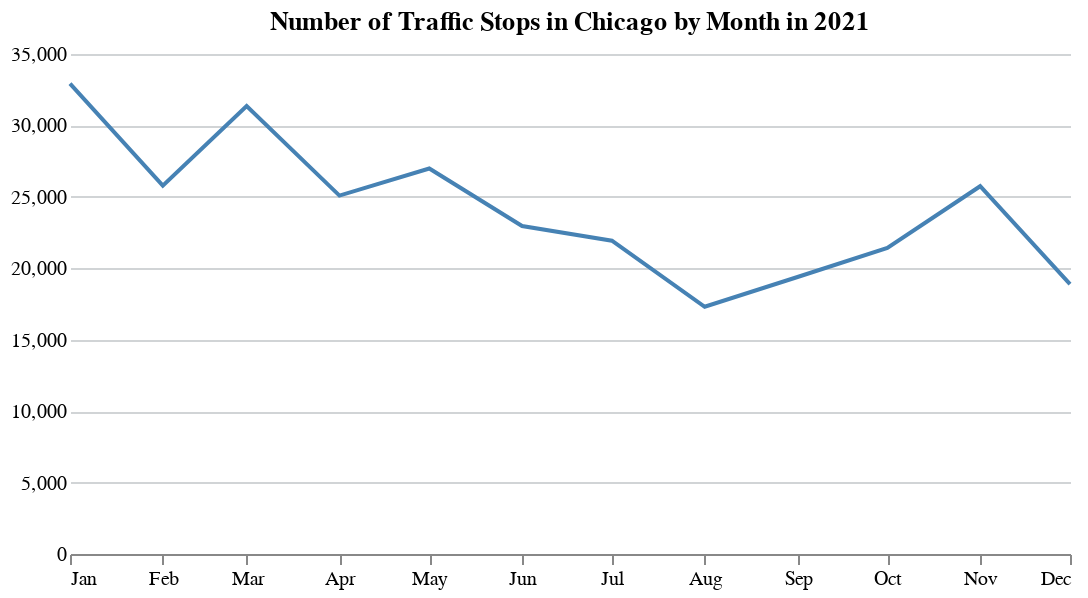

The notebook cell saved with this chart:
### Code cell
alt.Chart(month_count, title="Number of Traffic Stops in Chicago by Month in 2021").mark_line(color='steelblue').encode(  
		    	  x = alt.X('MONTH:T', title='', axis=alt.Axis(format='%b', grid =False)),  
	        	y = alt.Y('COUNT', title='', axis=alt.Axis(domain = False, ticks = False, grid = True, 
                                                     gridColor = "#D1D4D6", gridWidth = 1)),
         ).configure_axis(
      grid=False
  ).configure_view(
      strokeWidth=0
  ).properties(width=500, height=250,
          #     title=alt.TitleParams(     # This works but at the cost of sacrificing the title
     #   [' ', 'Source: 2021 Illinois Department ofTransportation', ' Traffic and Pedestrian Stop Study (IDOT-ITPSS)'],
    #    baseline='bottom',
     #   orient='bottom',
    #    anchor='end',
     #   fontWeight='normal',
    #    fontSize=10
  #  )
               )

#chart = add_footer_to_plot(chart, "Source: Illinois Department ofTransportation Traffic and Pedestrian Stop Study")
#chart

### Figure 1 — Vega-Lite specification as saved in the notebook (floating-point values rounded to 4 significant figures)
{"config": {"view": {"continuousWidth": 400, "continuousHeight": 300, "strokeWidth": 0}, "axis": {"grid": false}}, "data": {"name": "data-28281762f9618dc8b850980f26fc7749"}, "mark": {"type": "line", "color": "steelblue"}, "encoding": {"x": {"axis": {"format": "%b", "grid": false}, "field": "MONTH", "title": "", "type": "temporal"}, "y": {"axis": {"domain": false, "grid": true, "gridColor": "#D1D4D6", "gridWidth": 1, "ticks": false}, "field": "COUNT", "title": "", "type": "quantitative"}}, "height": 250, "title": "Number of Traffic Stops in Chicago by Month in 2021", "width": 500, "$schema": "https://vega.github.io/schema/vega-lite/v4.17.0.json", "datasets": {"data-28281762f9618dc8b850980f26fc7749": [{"MONTH": "1", "COUNT": 32924, "MONTH_NAME": "Jan"}, {"MONTH": "2", "COUNT": 25789, "MONTH_NAME": "Feb"}, {"MONTH": "3", "COUNT": 31356, "MONTH_NAME": "Mar"}, {"MONTH": "4", "COUNT": 25089, "MONTH_NAME": "Apr"}, {"MONTH": "5", "COUNT": 26983, "MONTH_NAME": "May"}, {"MONTH": "6", "COUNT": 22958, "MONTH_NAME": "Jun"}, {"MONTH": "7", "COUNT": 21929, "MONTH_NAME": "Jul"}, {"MONTH": "8", "COUNT": 17307, "MONTH_NAME": "Aug"}, {"MONTH": "9", "COUNT": 19388, "MONTH_NAME": "Sep"}, {"MONTH": "10", "COUNT": 21421, "MONTH_NAME": "Oct"}, {"MONTH": "11", "COUNT": 25745, "MONTH_NAME": "Nov"}, {"MONTH": "12", "COUNT": 18891, "MONTH_NAME": "Dec"}]}}
